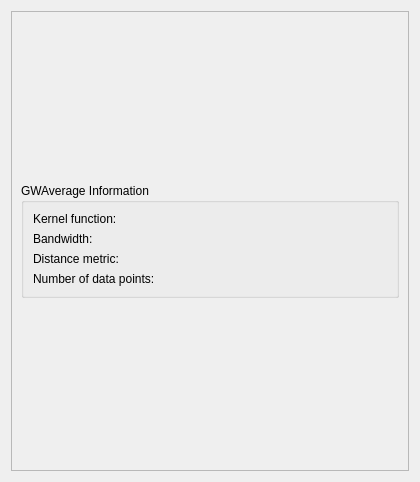
<?xml version="1.0" encoding="UTF-8"?>
<ui version="4.0">
 <class>GwmPropertyGWAverageTab</class>
 <widget class="QWidget" name="GwmPropertyGWAverageTab">
  <property name="geometry">
   <rect>
    <x>0</x>
    <y>0</y>
    <width>420</width>
    <height>482</height>
   </rect>
  </property>
  <property name="windowTitle">
   <string>Form</string>
  </property>
  <layout class="QVBoxLayout" name="verticalLayout_2">
   <item>
    <widget class="QScrollArea" name="scrollArea">
     <property name="widgetResizable">
      <bool>true</bool>
     </property>
     <widget class="QWidget" name="scrollAreaWidgetContents_3">
      <property name="geometry">
       <rect>
        <x>0</x>
        <y>0</y>
        <width>396</width>
        <height>458</height>
       </rect>
      </property>
      <layout class="QVBoxLayout" name="verticalLayout">
       <item>
        <widget class="QGroupBox" name="groupBox">
         <property name="sizePolicy">
          <sizepolicy hsizetype="Preferred" vsizetype="Fixed">
           <horstretch>0</horstretch>
           <verstretch>0</verstretch>
          </sizepolicy>
         </property>
         <property name="title">
          <string>GWAverage Information</string>
         </property>
         <layout class="QFormLayout" name="formLayout">
          <item row="0" column="0">
           <widget class="QLabel" name="label">
            <property name="text">
             <string>Kernel function:</string>
            </property>
           </widget>
          </item>
          <item row="0" column="1">
           <widget class="QLabel" name="lblKernelFunction">
            <property name="text">
             <string/>
            </property>
           </widget>
          </item>
          <item row="1" column="0">
           <widget class="QLabel" name="lblBandwidthType">
            <property name="text">
             <string>Bandwidth:</string>
            </property>
           </widget>
          </item>
          <item row="1" column="1">
           <widget class="QLabel" name="lblBandwidthSize">
            <property name="text">
             <string/>
            </property>
           </widget>
          </item>
          <item row="2" column="0">
           <widget class="QLabel" name="label_7">
            <property name="text">
             <string>Distance metric:</string>
            </property>
           </widget>
          </item>
          <item row="2" column="1">
           <widget class="QLabel" name="lblDistanceMetric">
            <property name="text">
             <string/>
            </property>
           </widget>
          </item>
          <item row="3" column="0">
           <widget class="QLabel" name="label_2">
            <property name="text">
             <string>Number of data points:</string>
            </property>
           </widget>
          </item>
          <item row="3" column="1">
           <widget class="QLabel" name="lblNumberDataPoints">
            <property name="text">
             <string/>
            </property>
           </widget>
          </item>
         </layout>
        </widget>
       </item>
      </layout>
     </widget>
    </widget>
   </item>
  </layout>
 </widget>
 <resources/>
 <connections/>
</ui>
